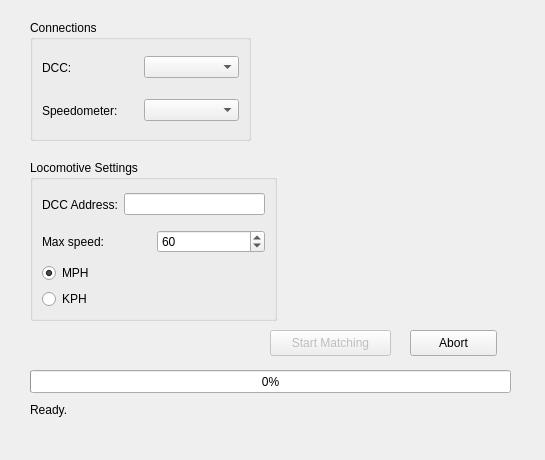
<?xml version="1.0" encoding="UTF-8"?>
<ui version="4.0">
 <class>SpeedMatcher</class>
 <widget class="QWidget" name="SpeedMatcher">
  <property name="geometry">
   <rect>
    <x>0</x>
    <y>0</y>
    <width>545</width>
    <height>460</height>
   </rect>
  </property>
  <property name="windowTitle">
   <string>Speed Matcher</string>
  </property>
  <widget class="QGroupBox" name="groupBox">
   <property name="geometry">
    <rect>
     <x>30</x>
     <y>20</y>
     <width>221</width>
     <height>121</height>
    </rect>
   </property>
   <property name="title">
    <string>Connections</string>
   </property>
   <layout class="QVBoxLayout" name="verticalLayout">
    <item>
     <widget class="QWidget" name="widget" native="true">
      <layout class="QHBoxLayout" name="horizontalLayout">
       <property name="leftMargin">
        <number>0</number>
       </property>
       <property name="topMargin">
        <number>0</number>
       </property>
       <property name="rightMargin">
        <number>0</number>
       </property>
       <property name="bottomMargin">
        <number>0</number>
       </property>
       <item>
        <widget class="QLabel" name="label">
         <property name="text">
          <string>DCC:</string>
         </property>
        </widget>
       </item>
       <item>
        <widget class="QComboBox" name="dccSelector"/>
       </item>
      </layout>
     </widget>
    </item>
    <item>
     <widget class="QWidget" name="widget_2" native="true">
      <layout class="QHBoxLayout" name="horizontalLayout_2">
       <property name="leftMargin">
        <number>0</number>
       </property>
       <property name="topMargin">
        <number>0</number>
       </property>
       <property name="rightMargin">
        <number>0</number>
       </property>
       <property name="bottomMargin">
        <number>0</number>
       </property>
       <item>
        <widget class="QLabel" name="label_2">
         <property name="text">
          <string>Speedometer:</string>
         </property>
        </widget>
       </item>
       <item>
        <widget class="QComboBox" name="speedoSelector"/>
       </item>
      </layout>
     </widget>
    </item>
   </layout>
  </widget>
  <widget class="QGroupBox" name="groupBox_2">
   <property name="geometry">
    <rect>
     <x>30</x>
     <y>160</y>
     <width>247</width>
     <height>161</height>
    </rect>
   </property>
   <property name="title">
    <string>Locomotive Settings</string>
   </property>
   <layout class="QVBoxLayout" name="verticalLayout_2">
    <item>
     <widget class="QWidget" name="widget_3" native="true">
      <layout class="QHBoxLayout" name="horizontalLayout_4">
       <property name="leftMargin">
        <number>0</number>
       </property>
       <property name="topMargin">
        <number>0</number>
       </property>
       <property name="rightMargin">
        <number>0</number>
       </property>
       <property name="bottomMargin">
        <number>0</number>
       </property>
       <item>
        <widget class="QLabel" name="label_3">
         <property name="text">
          <string>DCC Address:</string>
         </property>
        </widget>
       </item>
       <item>
        <widget class="QLineEdit" name="locoAddressEdit"/>
       </item>
      </layout>
     </widget>
    </item>
    <item>
     <widget class="QWidget" name="widget_4" native="true">
      <layout class="QHBoxLayout" name="horizontalLayout_3">
       <property name="leftMargin">
        <number>0</number>
       </property>
       <property name="topMargin">
        <number>0</number>
       </property>
       <property name="rightMargin">
        <number>0</number>
       </property>
       <property name="bottomMargin">
        <number>0</number>
       </property>
       <item>
        <widget class="QLabel" name="label_4">
         <property name="text">
          <string>Max speed:</string>
         </property>
        </widget>
       </item>
       <item>
        <widget class="QSpinBox" name="maxSpeedSpin">
         <property name="minimum">
          <number>1</number>
         </property>
         <property name="maximum">
          <number>200</number>
         </property>
         <property name="value">
          <number>60</number>
         </property>
        </widget>
       </item>
      </layout>
     </widget>
    </item>
    <item>
     <widget class="QRadioButton" name="mphRadio">
      <property name="text">
       <string>MPH</string>
      </property>
      <property name="checked">
       <bool>true</bool>
      </property>
     </widget>
    </item>
    <item>
     <widget class="QRadioButton" name="kphRadio">
      <property name="text">
       <string>KPH</string>
      </property>
     </widget>
    </item>
   </layout>
  </widget>
  <widget class="QProgressBar" name="progressBar">
   <property name="geometry">
    <rect>
     <x>30</x>
     <y>370</y>
     <width>481</width>
     <height>23</height>
    </rect>
   </property>
   <property name="value">
    <number>0</number>
   </property>
  </widget>
  <widget class="QLabel" name="statusLabel">
   <property name="geometry">
    <rect>
     <x>30</x>
     <y>400</y>
     <width>481</width>
     <height>20</height>
    </rect>
   </property>
   <property name="text">
    <string>Ready.</string>
   </property>
  </widget>
  <widget class="QPushButton" name="startButton">
   <property name="enabled">
    <bool>false</bool>
   </property>
   <property name="geometry">
    <rect>
     <x>270</x>
     <y>330</y>
     <width>121</width>
     <height>26</height>
    </rect>
   </property>
   <property name="text">
    <string>Start Matching</string>
   </property>
  </widget>
  <widget class="QPushButton" name="abortButton">
   <property name="geometry">
    <rect>
     <x>410</x>
     <y>330</y>
     <width>87</width>
     <height>26</height>
    </rect>
   </property>
   <property name="text">
    <string>Abort</string>
   </property>
  </widget>
 </widget>
 <resources/>
 <connections/>
</ui>
